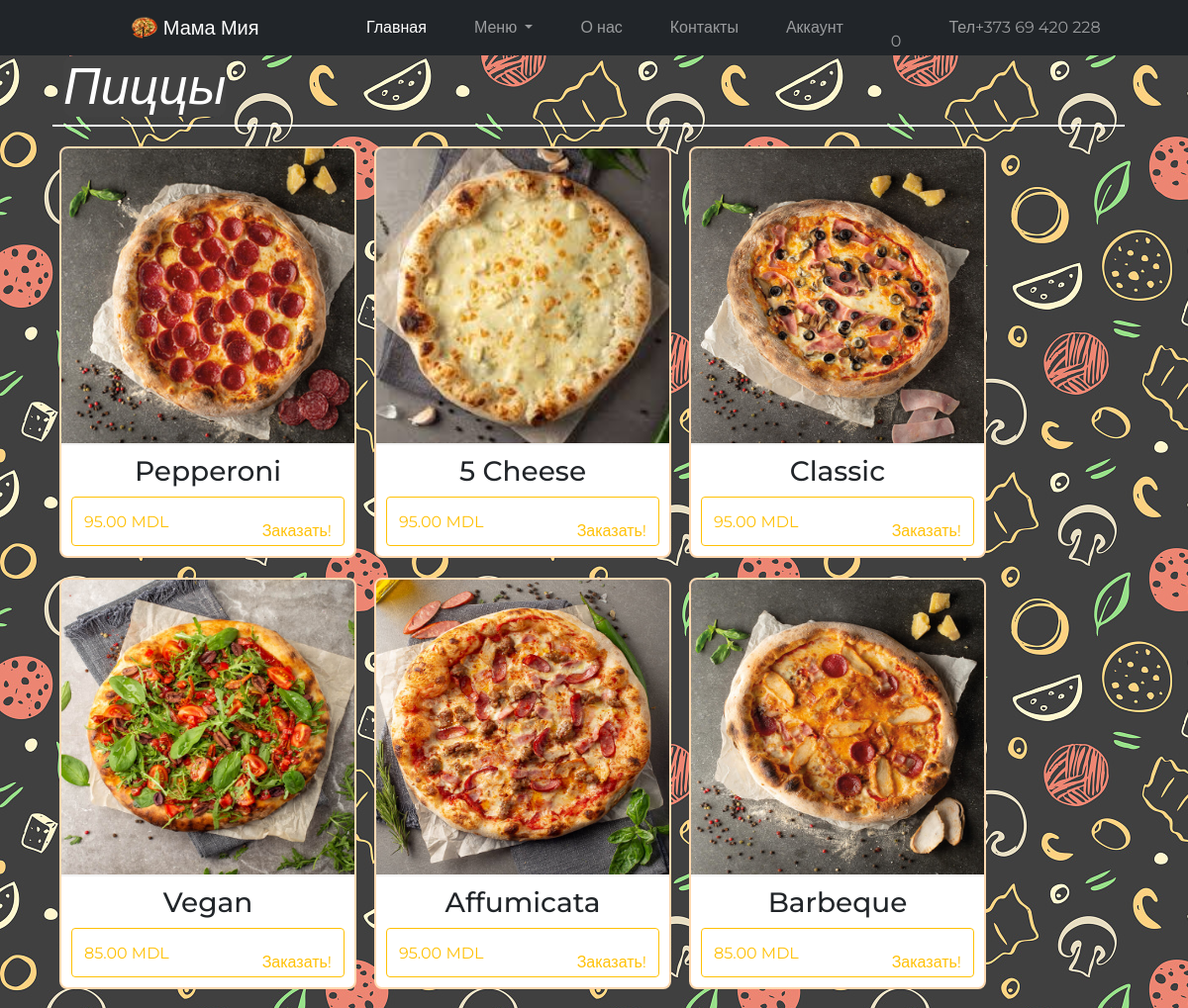
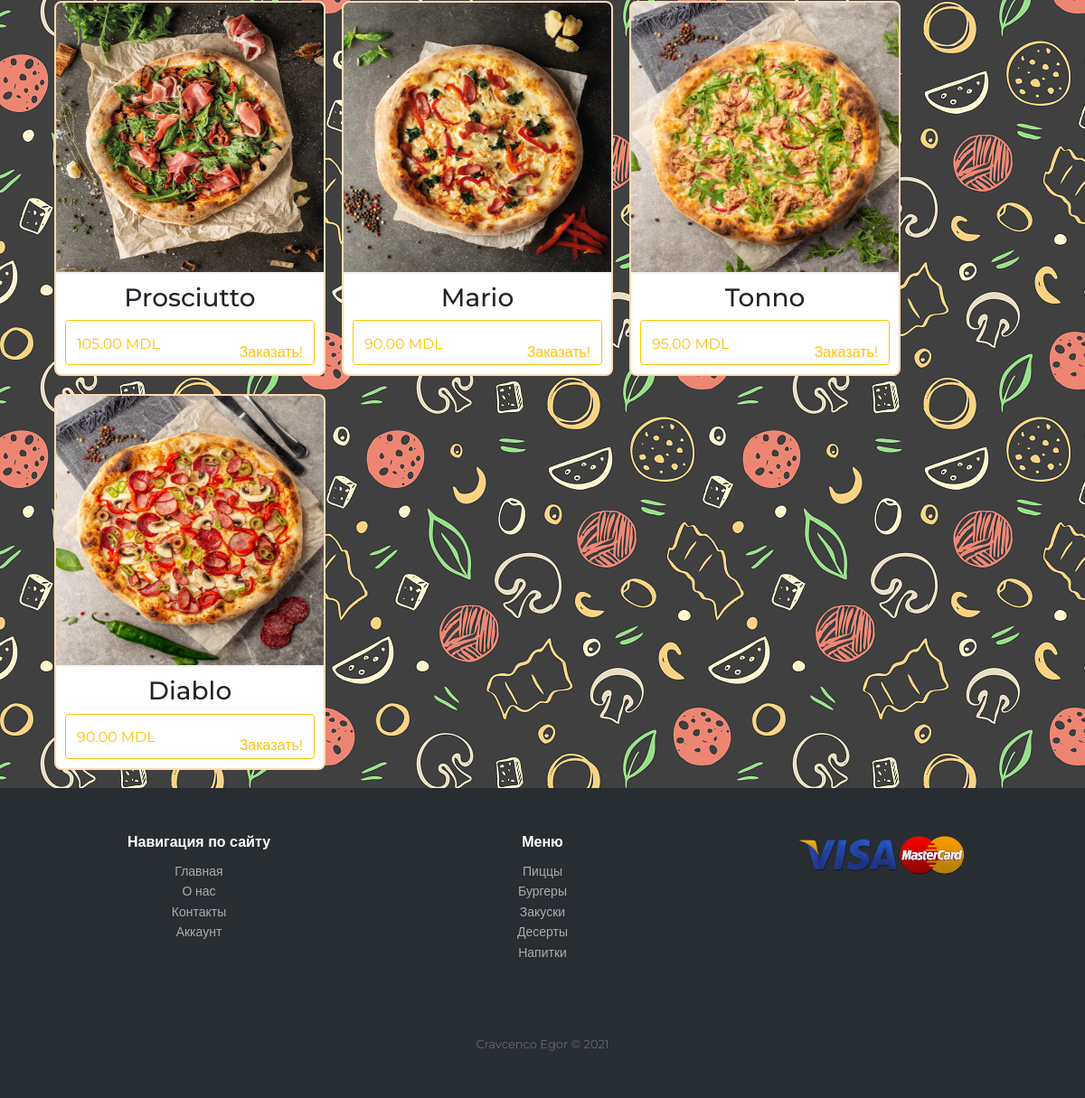
The app's page /pages/menu/pizza.php with its own data (2 pictures, top to bottom).
### tables this page shows
CREATE TABLE `catalog` (
  `id` int NOT NULL,
  `product_name` varchar(30) NOT NULL,
  `image` text NOT NULL,
  `price` int NOT NULL,
  `category` varchar(30) NOT NULL
);

### pages/menu/pizza.php (the view, shortened to what this page needs)
<?php require  $_SERVER["DOCUMENT_ROOT"] . "/includes/connect.php";
?>
<!DOCTYPE html>
<html lang="en">
<head>
   <link rel="stylesheet" href="/css/styles.css">
   <link rel="stylesheet" href="https://maxst.icons8.com/vue-static/landings/line-awesome/line-awesome/1.3.0/css/line-awesome.min.css">
   <link rel="stylesheet" href="/css/bootstrap.min.css">
   <link rel="stylesheet" href="/css/owl.carousel.css">
</head>
<body>
   <?php require_once $_SERVER["DOCUMENT_ROOT"] . "/includes/header.php" ?>
   <div class="content">
      <section id="best-dishes" class="menu">
         <div class="container">
            <div class="menu-title d-flex">
               <h2 class="menu-name"><i>Пиццы</i></h2>
            </div>
            <div class="dishes d-flex">
               <?php
               $products = mysqli_query($connect, "SELECT * FROM `catalog` WHERE `category` = 1 ");
               $products = mysqli_fetch_all($products);
               foreach ($products as $product) {
                  $id = $product[0];
               ?>
                  <div class="product">
                     <img src="/img/pizza/<?= $product[2] ?>" alt="">
                     <div class="product-details">
                        <h3 class="product-title"><?= $product[1] ?></h3>
                        <button data-id="<?= $id ?>" type="button" class="product-btn btn btn-outline-warning">
                           <p class="product-price"><?= $product[3] ?>.00 MDL</p>
                           <p class="product-order">Заказать! <i class="las la-shopping-cart"></i></p>
                        </button>
                     </div>
                  </div>
               <?php
               }
               ?>
            </div>
         </div>
      </section>
   </div>
   <?php require_once $_SERVER["DOCUMENT_ROOT"] . "/includes/footer.php" ?>
</body>
</html>

### css/styles.css (style rules this page uses)
:root { --navbar-bg-color: hsl(0, 0%, 15%); --navbar-text-color: hsl(0, 0%, 85%); --navbar-text-color-focus: white; --navbar-bg-contrast: hsl(0, 0%, 25%); }
* { box-sizing: border-box; margin: 0; padding: 0; font-family: "Montserrat", sans-serif; }
body { height: 100vh; font-family: Arial, Helvetica, sans-serif; line-height: 1.6; }
.content { background-image: url(/img/back-black.jpg); }
#best-dishes .container { margin-top: auto; margin-bottom: auto; }
.dishes { justify-content: space-around; }
.product { border: 2px solid #ffd9b0; border-radius: 8px; overflow: hidden; width: 300px; background-color: white; }
.product img { width: 300px; height: 300px; margin: auto; border-bottom: 2px solid #f2f2f2; }
.product-details { padding: 10px; }
.product-title { text-align: center; }
.product-price { float: left; margin-top: 3%; }
.product-order { float: right; margin-top: 1%; }
.product-btn { width: 100%; height: 50px; }
.menu-title { text-align: left; margin-left: 1%; border-bottom: 2px solid rgba(255, 255, 255, 1); margin-bottom: 20px; width: 97%; justify-content: space-between; }
.menu-title h2 { margin-left: 1%; }
.menu-name { color: white; font-weight: 700; background-color: #424242; border-radius: 10px; }
#best-dishes .menu-name { font-weight: 500; font-size: 52px; color: white; }
.menu .dishes { flex-wrap: wrap; justify-content: start !important; }
.menu .product { margin-bottom: 20px; margin-left: 18px; }

### records on screen
catalog: image (picture), product_name "Pepperoni", price "95"
catalog: image (picture), product_name "5 Cheese", price "95"
catalog: image (picture), product_name "Classic", price "95"
catalog: image (picture), product_name "Vegan", price "85"
catalog: image (picture), product_name "Affumicata", price "95"
catalog: image (picture), product_name "Barbeque", price "85"
catalog: image (picture), product_name "Prosciutto", price "105"
catalog: image (picture), product_name "Mario", price "90"
catalog: image (picture), product_name "Tonno", price "95"
catalog: image (picture), product_name "Diablo", price "90"
